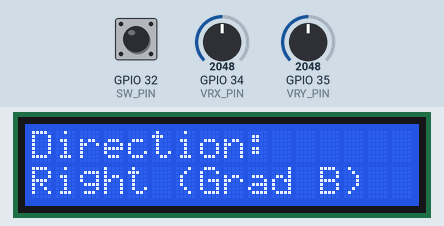
The sketch below on a simulated ESP32. Shown: 16×2 character LCD. Inputs (shaded band) come from the test bench; at power-on: GPIO 35 (VRY_PIN) = 2048, GPIO 34 (VRX_PIN) = 2048, GPIO 32 (SW_PIN) HIGH. What the sketch prints to the serial monitor is not drawn.

Above: at 1.2 s.
1.3 s: GPIO 35 (VRY_PIN) set to 1972
At 2.4 s:
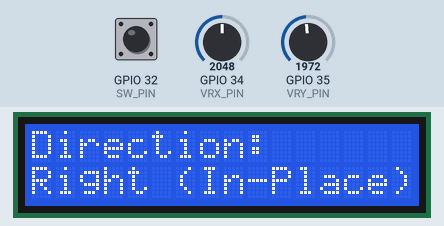
2.8 s: GPIO 34 (VRX_PIN) set to 1985
At 3.7 s:
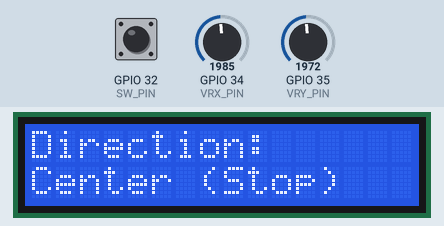
4.4 s: GPIO 32 (SW_PIN) pulled LOW for 0.15 s
At 4.54 s:
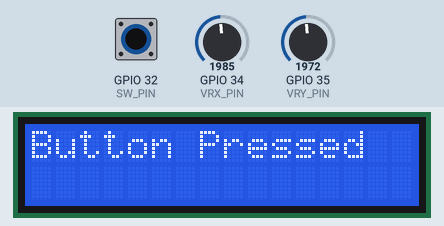
6.0 s: GPIO 35 (VRY_PIN) set to 2047
At 6.9 s:
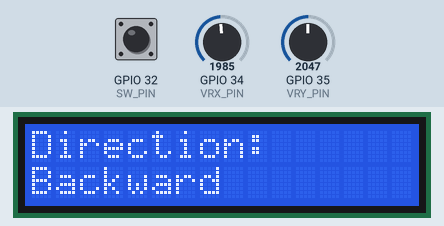
7.5 s: GPIO 34 (VRX_PIN) set to 1694
9.0 s: GPIO 34 (VRX_PIN) set to 1581
At 9.5 s:
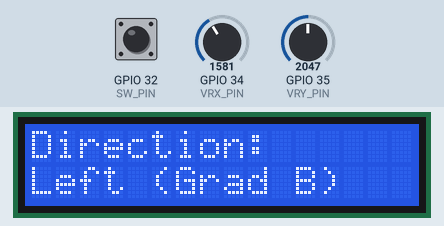
Timing chart, 0 to 11.5 s (numbered marks = the images above; inputs shaded):
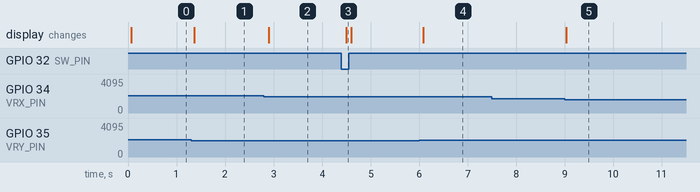

The sketch:

ESP32_Joystick_LCD.ino
```cpp
#include <LiquidCrystal.h>

// LCD pins
#define RS  18
#define EN  21
#define DB4 4
#define DB5 16
#define DB6 17
#define DB7 5

// Assign parameters for 4-bit initialization
LiquidCrystal lcd(RS, EN, DB4, DB5, DB6, DB7);

// Joystick pins
#define VRX_PIN 34  // X-axis
#define VRY_PIN 35  // Y-axis
#define SW_PIN  32  // Joystick button

// Joystick calibration
#define X_CENTER 1846
#define Y_CENTER 1816
#define DEADZONE 200  // Ignore small movements to avoid drift

void setup() {
    // Initialize serial
    Serial.begin(9600);
    pinMode(SW_PIN, INPUT_PULLUP);

    // Initialize LCD
    lcd.begin(16,2);
    lcd.clear();
}

void loop() {
    int xValue = analogRead(VRX_PIN);
    int yValue = analogRead(VRY_PIN);
    int buttonState = digitalRead(SW_PIN);


    // Apply dead zone
    if (abs(xValue - X_CENTER) < DEADZONE) xValue = X_CENTER;
    if (abs(yValue - Y_CENTER) < DEADZONE) yValue = Y_CENTER;

    String direction = "Center (Stop)";

    // Determine movement
    if (yValue < Y_CENTER) {
        if (xValue < X_CENTER) direction = "Left (Grad F)";
        else if (xValue > X_CENTER) direction = "Right (Grad F)";
        else direction = "Forward";
    }
    else if (yValue > Y_CENTER) {
        if (xValue < X_CENTER) direction = "Left (Grad B)";
        else if (xValue > X_CENTER) direction = "Right (Grad B)";
        else direction = "Backward";
    }
    else {
        if (xValue < X_CENTER) direction = "Left (In-Place)";
        else if (xValue > X_CENTER) direction = "Right (In-Place)";
    }

    // Display direction on LCD
    if(buttonState == LOW) {
      lcd.clear();
      lcd.setCursor(0, 0);
      lcd.print("Button Pressed");
    }
    else {
      lcd.clear();
      lcd.setCursor(0, 0);
      lcd.print("Direction:");
      lcd.setCursor(0, 1);
      lcd.print(direction);
    }

    // Print direction
    Serial.print("Direction: "); Serial.print(direction);
    Serial.print(" | X: "); Serial.print(xValue);
    Serial.print(" | Y: "); Serial.print(yValue);
    Serial.print(" | Button: "); Serial.println(buttonState == LOW ? "PRESSED" : "RELEASED");

    delay(100);
}
```

Measured:
- the behaviour switches between 2016 and 2015 on GPIO 35 (VRY_PIN) (found by bisection; images 0 and 1)
- the behaviour switches between 2046 and 2045 on GPIO 34 (VRX_PIN) (found by bisection; images 1 and 2)
- the behaviour switches between 1647 and 1646 on GPIO 34 (VRX_PIN) (found by bisection; images 4 and 5)
- after the input at 1.3 s, the display: changes after 0.07 s (image 1)
- after the input at 2.8 s, the display: changes after 0.10 s (image 2)
- after the input at 4.4 s, the display: changes after 0.09 s (image 3)
- after the input at 6.0 s, the display: changes after 0.09 s (image 4)
- after the input at 7.5 s, every drawn part: stays the same
- after the input at 9.0 s, the display: changes at once (image 5)
